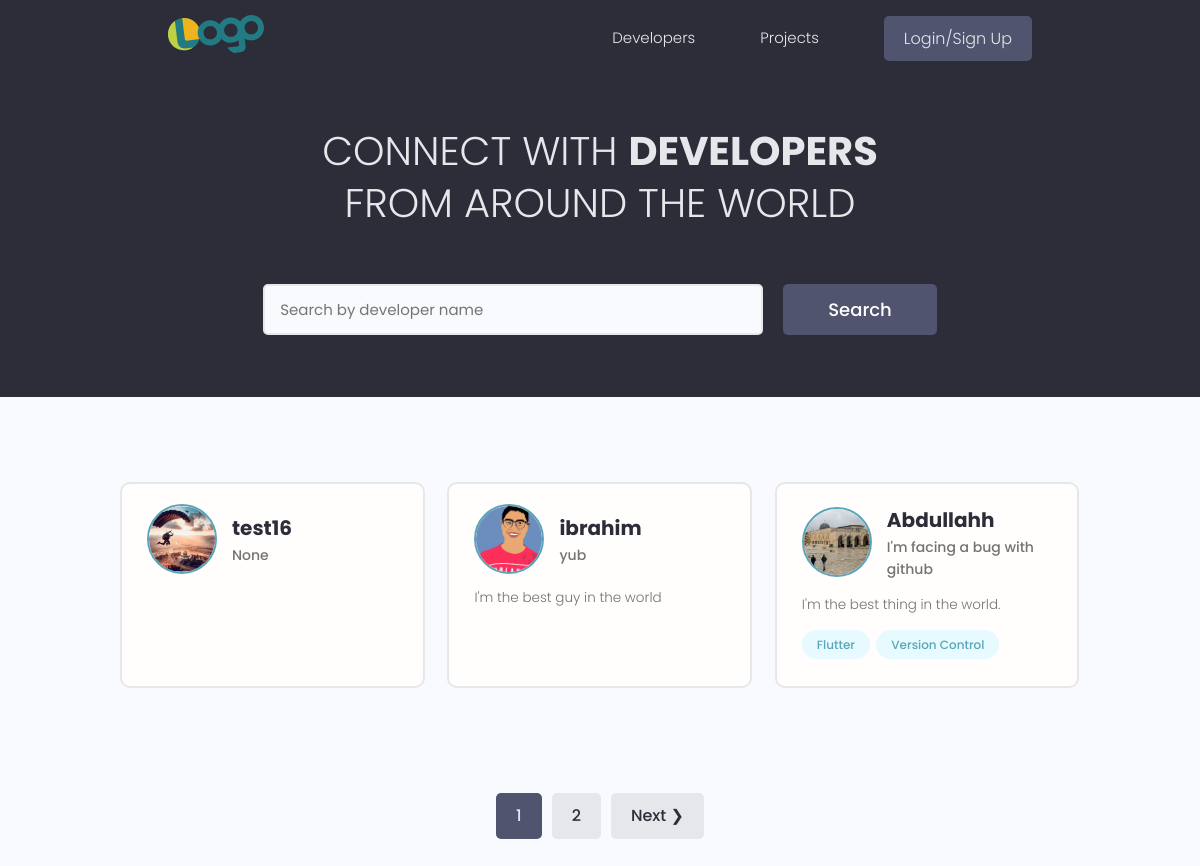
The app's page /, older data.
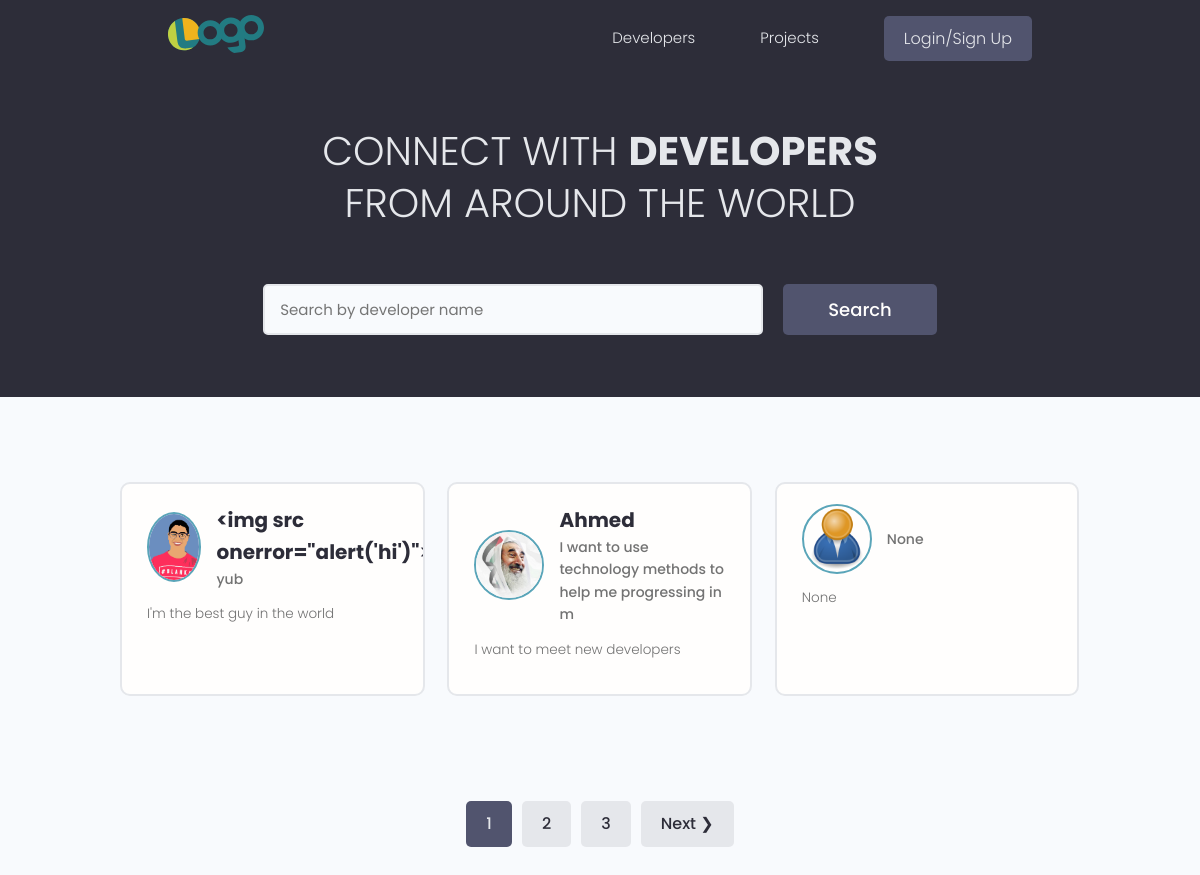
The same page, newer data.
### users/models.py (models this page shows, shortened)
class Profile(models.Model):
    user = models.OneToOneField(
        User, on_delete=models.CASCADE, null=True, blank=True)
    name = models.CharField(max_length=200, blank=True, null=True)
    email = models.EmailField(max_length=500, blank=True, null=True)
    username = models.CharField(max_length=200, blank=True, null=True)
    location = models.CharField(max_length=200, blank=True, null=True)
    short_intro = models.CharField(max_length=200, blank=True, null=True)
    bio = models.TextField(blank=True, null=True)
    profile_image = models.ImageField(
        null=True, blank=True, upload_to='profiles/', default="profiles/user-default.png")
    social_github = models.CharField(max_length=200, blank=True, null=True)
    social_twitter = models.CharField(max_length=200, blank=True, null=True)
    social_linkedin = models.CharField(max_length=200, blank=True, null=True)
    social_youtube = models.CharField(max_length=200, blank=True, null=True)
    social_website = models.CharField(max_length=200, blank=True, null=True)
    created = models.DateTimeField(auto_now_add=True)
    id = models.UUIDField(default=uuid.uuid4, unique=True,
                          primary_key=True, editable=False)
    class Meta:
        ordering = ['created']
    @property
    def imageURL(self):
        try:
            url = self.profile_image.url
        except:
            url = ''
        return url

class Skill(models.Model):
    owner = models.ForeignKey(
        Profile, on_delete=models.CASCADE, null=True, blank=True)
    name = models.CharField(max_length=200, blank=True, null=True)
    description = models.TextField(null=True, blank=True)
    created = models.DateTimeField(auto_now_add=True)
    id = models.UUIDField(default=uuid.uuid4, unique=True,
                          primary_key=True, editable=False)
    def __str__(self):
        return str(self.name)

### users/views.py (the view)
# urls.py: path('', views.profiles, name="profiles"),
def profiles(request):
    profiles, search_query = searchProfiles(request) #move it to the ubn=
    custom_range, profiles = paginateProfiles(request, profiles, 3)
    context = {'profiles': profiles, 'search_query': search_query,
               'custom_range': custom_range}
    return render(request, 'users/profiles.html', context)

### users/utils.py (called while the page is built)
def paginateProfiles(request, profiles, results):
    page = request.GET.get('page')
    paginator = Paginator(profiles, results)
    try:
        profiles = paginator.page(page)
    except PageNotAnInteger:
        page = 1
        profiles = paginator.page(page)
    except EmptyPage:
        page = paginator.num_pages
        profiles = paginator.page(page)
    leftIndex = (int(page) - 4)
    if leftIndex < 1:
        leftIndex = 1
    rightIndex = (int(page) + 5)
    if rightIndex > paginator.num_pages:
        rightIndex = paginator.num_pages + 1
    custom_range = range(leftIndex, rightIndex)
    return custom_range, profiles

def searchProfiles(request):
    search_query = ''
    if request.GET.get('search_query'):
        search_query = request.GET.get('search_query')
    skills = Skill.objects.filter(name__icontains=search_query)
    profiles = Profile.objects.distinct().filter(
        Q(name__icontains=search_query) |
        Q(short_intro__icontains=search_query) |
        Q(skill__in=skills)
    )
    return profiles, search_query

### users/templates/users/profiles.html (shortened to what this page needs)
{% extends 'main.html' %}
{% block content %}
<main class="home">
    <section class="hero-section text-center">
        <div class="container container--narrow">
            <div class="hero-section__box">
                <h2>CONNECT WITH <span>DEVELOPERS</span></h2>
                <h2>FROM AROUND THE WORLD</h2>
            </div>
            <div class="hero-section__search">
                <form id="searchForm" class="form" action="{% url 'profiles' %}" method="get">
                    <div class="form__field">
                        <input class="input input--text" id="formInput#search" type="text" name="search_query"
                            value="{{search_query}}" placeholder="Search by developer name" />
                    </div>
                    <input class="btn btn--sub btn--lg" type="submit" value="Search" />
                </form>
            </div>
        </div>
    </section>
    <section class="devlist">
        <div class="container">
            <div class="grid grid--three">
                {% for profile in profiles %}
                <div class="column card">
                    <div class="dev">
                        <a href="{% url 'user-profile' profile.id %}" class="card__body">
                            <div class="dev__profile">
                                <img class="avatar avatar--md" src="{{ profile.imageURL }}" alt="image" />
                                <div class="dev__meta">
                                    <h3>{{profile.name}}</h3>
                                    <h5>{{profile.short_intro|slice:"60"}}</h5>
                                </div>
                            </div>
                            <p class="dev__info">{{profile.bio|slice:"150"}}</p>
                            <div class="dev__skills">
                                {% for skill in profile.skill_set.all|slice:"5" %}
                                <span class="tag tag--pill tag--main">
                                    <small>{{skill}}</small>
                                </span>
                                {% endfor %}
                            </div>
                        </a>
                    </div>
                </div>
                {% endfor %}
            </div>
        </div>
    </section>
    {% include 'pagination.html' with queryset=profiles custom_range=custom_range %}
</main>
{% endblock content %}

### templates/main.html (shortened to what this page needs)
<!DOCTYPE html>
{% load static %}
<html>
<head>
    <link rel="stylesheet" href="https://cdn.iconmonstr.com/1.3.0/css/iconmonstr-iconic-font.min.css" />
    <link rel="stylesheet" href="{% static 'uikit/styles/uikit.css' %}" />
    <link rel="stylesheet" href="{% static 'styles/app.css' %}" />
</head>
<body>
    {% include 'navbar.html' %}
    {% block content %}
    {% endblock content %}
</body>
</html>

### templates/navbar.html (shortened to what this page needs)
{% load static %}
<header class="header">
    <div class="container container--narrow">
        <a href="{% url 'profiles' %}" class="header__logo">
            <img src="{% static 'images/logo-logo.svg' %} " alt="DevSearch Logo" />
        </a>
        <nav class="header__nav">
            <ul class="header__menu">
                <li class="header__menuItem"><a href="{% url 'profiles' %}">Developers</a></li>
                <li class="header__menuItem"><a href="{% url 'projects' %}">Projects</a></li>
                {% if request.user.is_authenticated %}
                <li class="header__menuItem"><a href="{% url 'inbox' %}">Inbox</a></li>
                <li class="header__menuItem"><a href="{% url 'account' %}">Account</a></li>
                <li class="header__menuItem"><a href="{% url 'logout' %}" class="btn btn--sub">Logout</a></li>
                {% else %}
                <li class="header__menuItem"><a href="{% url 'login' %}" class="btn btn--sub">Login/Sign Up</a></li>
                {% endif %}
            </ul>
        </nav>
    </div>
</header>

### templates/pagination.html (shortened to what this page needs)
{% if queryset.has_other_pages %}
<div class="pagination">
    <ul class="container">
        {% for page in custom_range %}
        {% if page == queryset.number%}
        <li><a href="?page={{page}}" class="btn page-link btn--sub" data-page="{{page}}">{{page}}</a></li>
        {% else %}
        <li><a href="?page={{page}}" class="btn page-link" data-page="{{page}}">{{page}}</a></li>
        {% endif %}
        {% endfor %}
        {% if queryset.has_next %}
        <li><a href="?page={{queryset.next_page_number}}" class="btn page-link"
                data-page="{{queryset.next_page_number}}">Next &#10095;</a></li>
        {% endif %}
    </ul>
</div>
{% endif %}

### static/styles/app.css (style rules this page uses)
:root { --color-sub: #2d2d39; }
.btn--sub { background-color: var(--color-sub-light); }
.card { border: 2px solid var(--color-light); }
img { width: 100%; }
.header { position: sticky; z-index: 111; background-color: var(--color-sub); padding: 1.5rem 0; }
.header > .container { display: flex; justify-content: space-between; align-items: center; }
.header__logo > img { height: 3.8rem; }
.header__nav > ul { display: inline-flex; align-items: center; list-style: none; gap: 6.5rem; }
.header__menuItem > a { color: var(--color-light); font-weight: 300; }
.hero-section { height: 40vh; display: flex; align-items: center; background-color: var(--color-sub); }
.hero-section__box { margin-bottom: 4rem; }
.hero-section__box > h2, .hero-section__box > h2 > span { font-size: 4rem; color: var(--color-light); line-height: 1.3; text-transform: uppercase; }
.hero-section__box > h2 { font-weight: 300; }
.hero-section__box > h2 > span { font-weight: 700; }
.hero-section__search > .form { display: flex; align-items: center; justify-content: center; gap: 2rem; }
.hero-section__search > .form input.input--text { width: 50rem; }
.devlist { margin-top: 8rem; }
.devlist .grid { align-items: stretch; }
.devlist .dev .dev__profile { display: flex; align-items: center; gap: 1.5rem; }
.devlist .dev .dev__meta h3 { color: var(--color-sub); font-size: 2rem; font-weight: 700; }
.devlist .dev .dev__meta h5 { color: var(--color-text); font-size: 1.4rem; font-weight: 500; }
.devlist .dev .dev__info { margin: 1.5rem 0; font-size: 1.35rem; line-height: 1.4; text-align: justify; }
.pagination { margin-top: 8rem; margin-bottom: 10rem; }
.pagination > ul { flex-wrap: wrap; list-style: none; display: flex; align-items: center; justify-content: center; gap: 1rem; }
.pagination .btn { color: var(--color-sub); }
.pagination .btn.btn--sub { color: var(--color-light); }

### static/uikit/styles/modules/_variables.css (style rules this page uses)
:root { --color-main: #5aa5b9; --color-main-light: #e6faff; --color-sub: #3f4156; --color-sub-light: #51546e; --color-sub-lighter: #ededfd; --color-text: #737373; --color-gray: #8b8b8b; --color-light: #e5e7eb; --color-light-gray: #767676; --color-bg: #f8fafd; --color-white: #fffefd; --color-white-light: #f3f3f3; --color-success: #359e64; --color-success-bg: #def8e8; --color-error: #fc4b0b; --color-error-bg: #fff2ee; --font-base: 'Poppins', arial, helvetica, 'Segoe UI', roboto, ubuntu, sans-serif; --font-monospace: 'Fira Code', 'Courier New', courier, monospace; --font-regular: 300; --font-medium: 500; --font-bold: 700; --generic-shadow: 1px 1px 5px #00000010; --generic-transition: all 0.3s ease-in-out; }

### static/uikit/styles/modules/_base.css (style rules this page uses)
* { margin: 0; padding: 0; box-sizing: border-box; text-rendering: optimizeLegibility; color: inherit; font-size: inherit; }
html { font-size: 50%; }
@media only screen and (min-width: 480px) { html { font-size: 56.25%; } }
@media only screen and (min-width: 1200px) { html { font-size: 62.5%; } }
body { line-height: 1.6; font-weight: 400; font-size: 1.5rem; color: var(--color-text); background-color: var(--color-bg); min-height: 100vh; }

### static/uikit/styles/modules/_typography.css (style rules this page uses)
* { font-family: var(--font-base); }
h2 { font-size: 3.6rem; font-weight: var(--font-bold); }
h3 { font-size: 3.2rem; font-weight: var(--font-medium); }
h5 { font-size: 2.4rem; font-weight: var(--font-medium); }
h5, h6 { font-weight: var(--font-regular); }
p, span, strong { font-size: 1.6rem; color: var(--color-text); font-weight: var(--font-regular); }
a { padding-bottom: 2px; text-decoration: none; display: inline-block; color: var(--color-main); font-weight: var(--font-medium); }

### static/uikit/styles/modules/_utilities.css (style rules this page uses)
.container { width: 92%; max-width: 165rem; margin: 0 auto; box-sizing: border-box; }
.container--narrow { width: 92%; max-width: 120rem; }
@media screen and (min-width: 1000px) { .container { width: 90%; } }
@media screen and (min-width: 1000px) { .container--narrow { width: 85%; } }
@media screen and (min-width: 1200px) { .container { width: 80%; } }
@media screen and (min-width: 1200px) { .container--narrow { width: 72%; } }
.text-center { text-align: center; }

### static/uikit/styles/modules/_avatar.css (style rules this page uses)
.avatar { border-radius: 50%; border: 2px solid var(--color-main); object-fit: cover; }
.avatar--md { height: 7rem; width: 7rem; }

### static/uikit/styles/modules/_card.css (style rules this page uses)
.card { border-radius: 1rem; background-color: var(--color-white); border: 1.5px solid var(--color-light); width: auto; height: auto; margin-top: 0.5rem; margin-bottom: 0.5rem; overflow: hidden; }
.card__body, .card__header { padding: 2rem 2.5rem; }

Row changes from the older to the newer data that the page shows:
removed Profile: imageURL (picture), name "test16", short_intro "None"
removed Profile: imageURL (picture), name "Abdullahh", short_intro "I'm facing a bug with github", bio "I'm the best thing in the world."
removed Skill: name "Flutter"
removed Skill: name "Version Control"
changed Profile "yub": name "ibrahim" → "<img src…"
added Profile: imageURL (picture), name "Ahmed", short_intro "I want to use technology methods to help me progressing in m", bio "I want to meet new developers"
added Profile: imageURL (placeholder picture), short_intro "None", bio "None"
Text that changed along with them:
new list line: "3"
